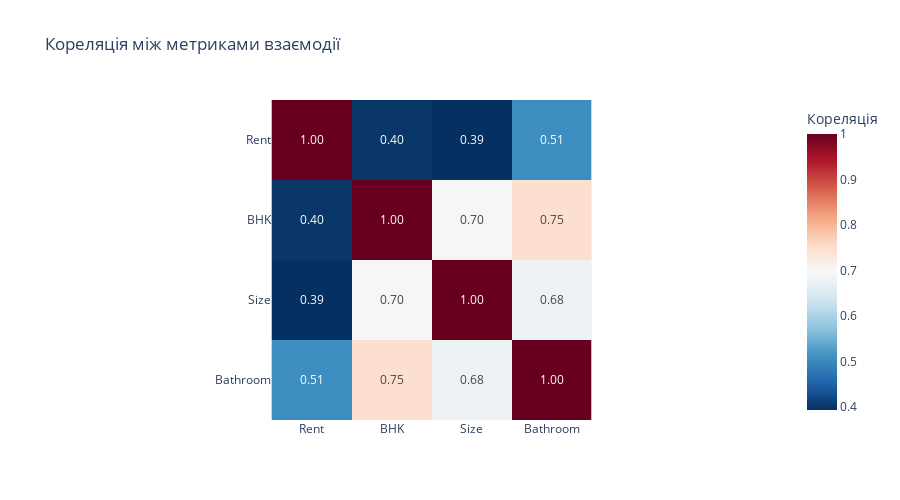

The notebook cell this image was saved under:
### Markdown cell above
## Завдання 3: Аналіз кореляцій та взаємозв'язків (3 бали)

**Що потрібно зробити:**
1. Обчисліть матрицю кореляцій для числових змінних
2. Візуалізуйте кореляційну матрицю за допомогою heatmap
3. Побудуйте scatter plot між Size та Rent
4. Проаналізуйте взаємозв'язок між BHK та Rent за допомогою boxplot (який розподіл плати для різних значень BHK)

### Code cell
# Створюємо датафрейм тільки з числовими метриками
metrics_df = df_no_outliers[['Rent', 'BHK', 'Size', 'Bathroom']].dropna()

# Матриця кореляцій
correlation_matrix = metrics_df.corr()

# Візуалізація кореляцій
fig = px.imshow(
    correlation_matrix,
    text_auto='.2f',
    color_continuous_scale='RdBu_r',
    title='Кореляція між метриками взаємодії',
    labels=dict(color="Кореляція")
)
fig.update_layout(height=500)
fig.show()
# є помірна позитивна кореляція між розміром житла та вартістю оренди, між кількістю кімнат та вартістю оренди, між кількістю ванних кімнат та вартістю оренди

### Figure 1 — Plotly figure (JSON) as saved in the notebook; plotly's stock layout.template omitted (floating-point values rounded to 4 significant figures)
{"data": [{"coloraxis": "coloraxis", "hovertemplate": "x: %{x}<br>y: %{y}<br>Кореляція: %{z}<extra></extra>", "name": "0", "texttemplate": "%{z:.2f}", "type": "heatmap", "x": ["Rent", "BHK", "Size", "Bathroom"], "xaxis": "x", "y": ["Rent", "BHK", "Size", "Bathroom"], "yaxis": "y", "z": [[1.0, 0.4013, 0.3936, 0.5065], [0.4013, 1.0, 0.6985, 0.7479], [0.3936, 0.6985, 1.0, 0.6806], [0.5065, 0.7479, 0.6806, 1.0]]}], "layout": {"coloraxis": {"colorbar": {"title": {"text": "Кореляція"}}, "colorscale": [[0, "rgb(5,48,97)"], [0.1, "rgb(33,102,172)"], [0.2, "rgb(67,147,195)"], [0.3, "rgb(146,197,222)"], [0.4, "rgb(209,229,240)"], [0.5, "rgb(247,247,247)"], [0.6, "rgb(253,219,199)"], [0.7, "rgb(244,165,130)"], [0.8, "rgb(214,96,77)"], [0.9, "rgb(178,24,43)"], [1, "rgb(103,0,31)"]]}, "height": 500, "title": {"text": "Кореляція між метриками взаємодії"}, "xaxis": {"anchor": "y", "constrain": "domain", "domain": [0, 1], "scaleanchor": "y"}, "yaxis": {"anchor": "x", "autorange": "reversed", "constrain": "domain", "domain": [0, 1]}}}
